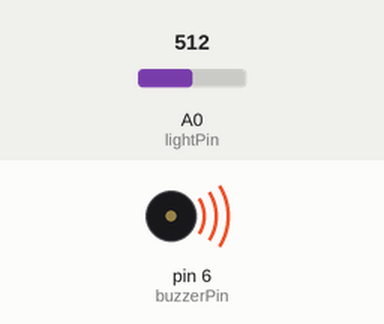
Recording of a sketch running on a simulated Arduino Uno, built with avr-gcc and run on an emulated ATmega328P. Parts: buzzer (waves = sounding, pin HIGH). The test bench sets the inputs (shaded band); at power-on: A0 (lightPin) = 512.

Above: at 0.1 s.
Timing chart, 0 to 1.6 s (numbered marks = the images above):
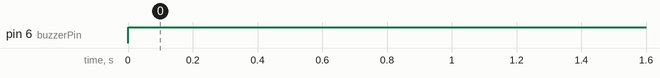

The sketch:

laser_trip_wire.ino
```cpp
int buzzerPin = 6;
int lightPin = A0;
int buttonPin = 10;

void setup() {
  pinMode(buzzerPin, OUTPUT);
  pinMode(buttonPin, INPUT);
  pinMode(lightPin, INPUT);
}

void loop() {
  if (analogRead(lightPin) <= 512) {
    digitalWrite(buzzerPin, HIGH);
  } else {
    if (digitalRead(buttonPin) == HIGH) {
      digitalWrite(buzzerPin, LOW);
      while(digitalRead(buttonPin) == HIGH){};
    }
  }
  delay(1000);

}
```

Measured:
- by itself, pin 6 (buzzerPin): LOW → HIGH at 0.00 s
